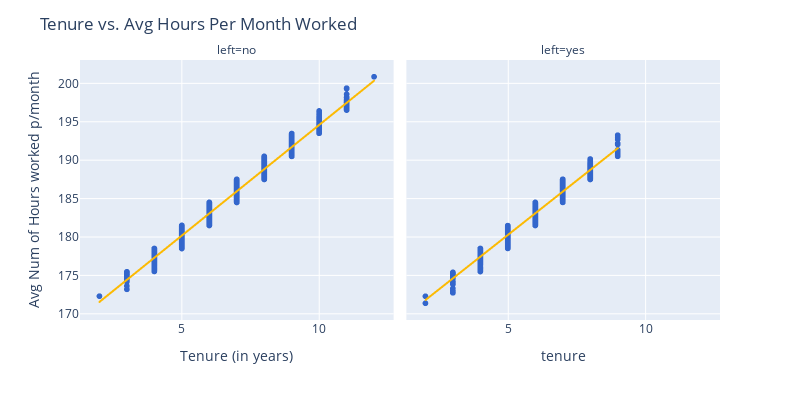

Notebook cell for this chart:
### Markdown cell above
# 2.2 Going deeper 

Lets look at the relationship between tenure, the number of hours worked and if the employees have left or not.

### Code cell
fig = px.scatter(df, x="tenure", y="avg_hrs_month", facet_col="left", width=800, height=400, trendline='ols', trendline_color_override ='#fcba03', color_discrete_sequence=px.colors.qualitative.G10)
fig.update_layout(title='Tenure vs. Avg Hours Per Month Worked',
                   xaxis_title='Tenure (in years)',
                   yaxis_title='Avg Num of Hours worked p/month')
fig.show()

### Figure 1 — Plotly figure (JSON) as saved in the notebook; plotly's stock layout.template omitted (floating-point values rounded to 4 significant figures; data arrays with more than 128 entries replaced by an {"elided": "..."} marker saying what was removed)
{"data": [{"hovertemplate": "left=no<br>tenure=%{x}<br>avg_hrs_month=%{y}<extra></extra>", "legendgroup": "", "marker": {"color": "#3366CC", "symbol": "circle"}, "mode": "markers", "name": "", "showlegend": false, "type": "scattergl", "x": {"elided": "6756 float values"}, "xaxis": "x", "y": {"elided": "6756 float values"}, "yaxis": "y"}, {"hovertemplate": "<b>OLS trendline</b><br>avg_hrs_month = 2.87993 * tenure + 165.784<br>R<sup>2</sup>=0.961307<br><br>left=no<br>tenure=%{x}<br>avg_hrs_month=%{y} <b>(trend)</b><extra></extra>", "legendgroup": "", "line": {"color": "#fcba03"}, "marker": {"color": "#3366CC", "symbol": "circle"}, "mode": "lines", "name": "", "showlegend": false, "type": "scattergl", "x": {"elided": "6756 float values"}, "xaxis": "x", "y": {"elided": "6756 float values"}, "yaxis": "y"}, {"hovertemplate": "left=yes<br>tenure=%{x}<br>avg_hrs_month=%{y}<extra></extra>", "legendgroup": "", "marker": {"color": "#3366CC", "symbol": "circle"}, "mode": "markers", "name": "", "showlegend": false, "type": "scattergl", "x": {"elided": "2784 float values"}, "xaxis": "x2", "y": {"elided": "2784 float values"}, "yaxis": "y2"}, {"hovertemplate": "<b>OLS trendline</b><br>avg_hrs_month = 2.82322 * tenure + 166.145<br>R<sup>2</sup>=0.946870<br><br>left=yes<br>tenure=%{x}<br>avg_hrs_month=%{y} <b>(trend)</b><extra></extra>", "legendgroup": "", "line": {"color": "#fcba03"}, "marker": {"color": "#3366CC", "symbol": "circle"}, "mode": "lines", "name": "", "showlegend": false, "type": "scattergl", "x": {"elided": "2784 float values"}, "xaxis": "x2", "y": {"elided": "2784 float values"}, "yaxis": "y2"}], "layout": {"annotations": [{"font": {}, "showarrow": false, "text": "left=no", "x": 0.245, "xanchor": "center", "xref": "paper", "y": 1.0, "yanchor": "bottom", "yref": "paper"}, {"font": {}, "showarrow": false, "text": "left=yes", "x": 0.755, "xanchor": "center", "xref": "paper", "y": 1.0, "yanchor": "bottom", "yref": "paper"}], "height": 400, "legend": {"tracegroupgap": 0}, "margin": {"t": 60}, "title": {"text": "Tenure vs. Avg Hours Per Month Worked"}, "width": 800, "xaxis": {"anchor": "y", "domain": [0.0, 0.49], "title": {"text": "Tenure (in years)"}}, "xaxis2": {"anchor": "y2", "domain": [0.51, 1.0], "matches": "x", "title": {"text": "tenure"}}, "yaxis": {"anchor": "x", "domain": [0.0, 1.0], "title": {"text": "Avg Num of Hours worked p/month"}}, "yaxis2": {"anchor": "x2", "domain": [0.0, 1.0], "matches": "y", "showticklabels": false}}}
